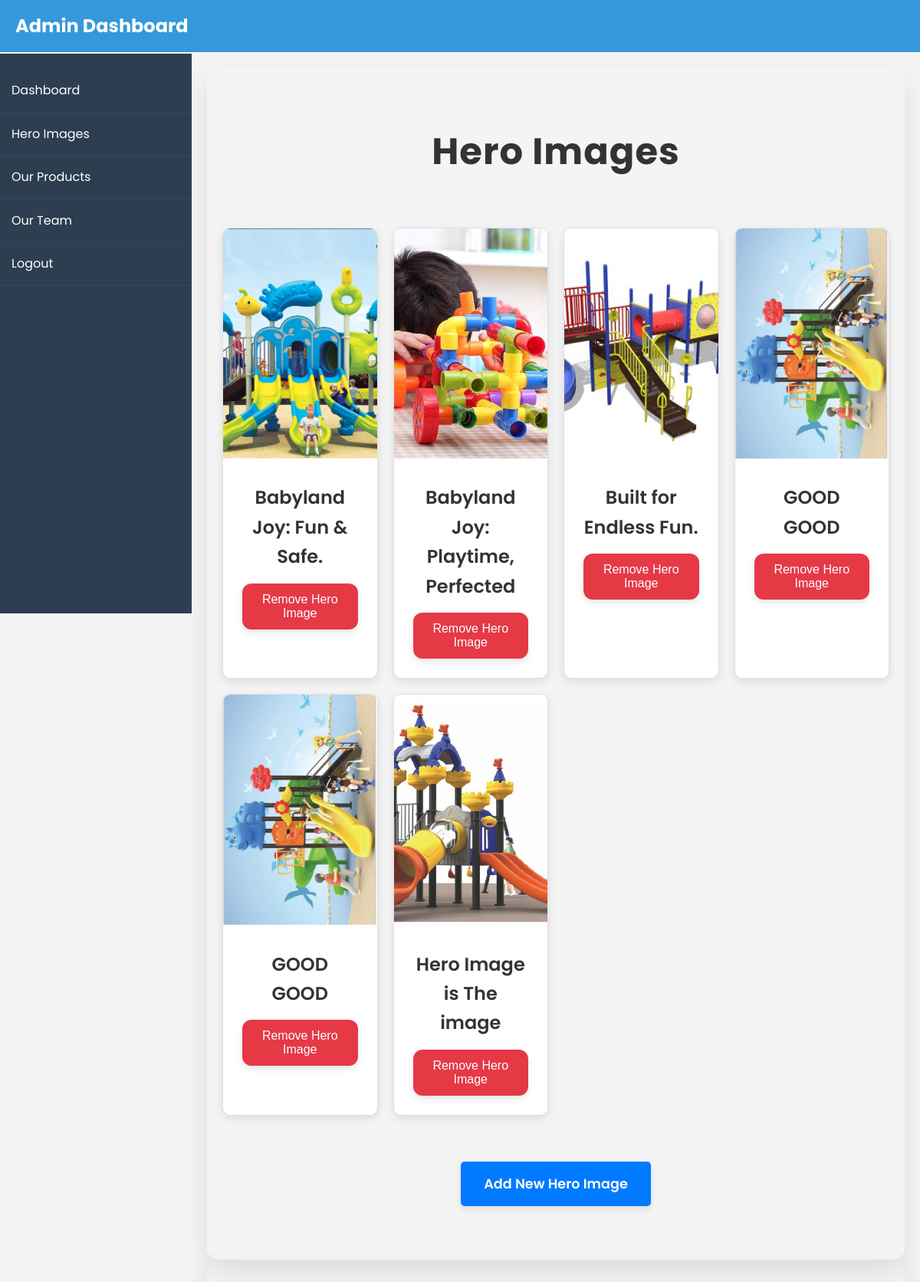
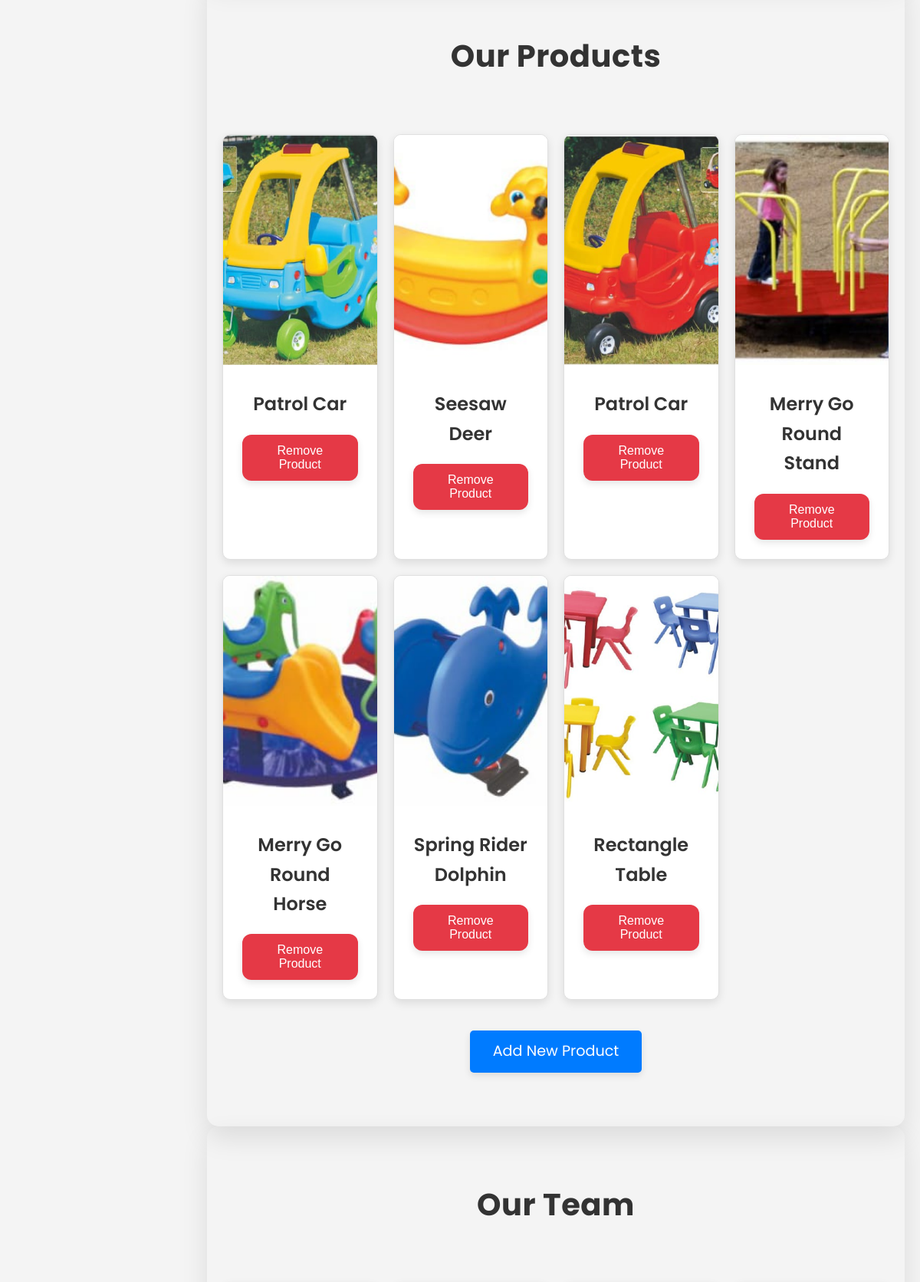
The page /products/dashboard/ (signed in, upper part) on the database its author committed (2 pictures, top to bottom).
### products/models.py (models this page shows, shortened)
class HeroImage(models.Model):
    image = models.ImageField(upload_to="hero_images/")
    caption = models.CharField(max_length=255, blank=True, null=True)

class Product(models.Model):
    name = models.CharField(max_length=200)
    model_no = models.CharField(max_length=100,default='UNKNOWN')  # Unique Model Number
    size = models.CharField(max_length=50, blank=True, null=True)  # Optional Size
    price = models.DecimalField(max_digits=10, decimal_places=2)
    image = models.ImageField(upload_to="product_images/")

### products/views.py (the view)
# urls.py: path('dashboard/', dashboard, name='dashboard'),
def dashboard(request):
    print(f"Dashboard Session Key: {request.session.session_key}")
    print(f"Dashboard User: {request.user}, Is Superuser: {request.user.is_superuser}")
    print(f"User: {request.user}, Is Superuser: {request.user.is_superuser}")
    if not (request.user.is_superuser):
        return redirect('/')  # Redirect unauthorized users to the home page
    products = Product.objects.all()
    hero_images = HeroImage.objects.all()
    team_members = TeamMember.objects.all()
    return render(request, 'products/dashboard.html', {
        'products': products,
        'hero_images': hero_images,
        'team_members': team_members,
    })

### products/templates/products/dashboard.html (shortened to what this page needs)
{% extends 'products/base_generic.html' %}
{% load static %}
{% block css %}
<link rel="stylesheet" href="{% static 'css/dashboard.css' %}">
{% endblock %}
{% block content %}
<section class="hero-image mb-5" id="hero-images">
    <div class="hero-container text-center">
        <h2 class="mb-4">Hero Images</h2>
        {% if hero_images %}
        <div class="grid-container">
            {% for hero_image in hero_images %}
            <div class="card">
                <img src="{{ hero_image.image.url }}" alt="{{ hero_image.caption }}" class="card-img-top img-fluid">
                <div class="card-body">
                    <h5 class="card-title">{{ hero_image.caption }}</h5>
                    <form action="{% url 'remove_item' item_id=hero_image.id %}" method="POST">
                        <button type="submit" class="btn btn-danger btn-sm w-100">Remove Hero Image</button>
                    </form>
                </div>
            </div>
            {% endfor %}
        </div>
        {% else %}
        <p>No hero images available.</p>
        {% endif %}
        <a href="{% url 'add_hero_image' %}" class="btn btn-primary btn-lg mt-4">Add New Hero Image</a>
    </div>
</section>
<section class="products-section" id="our-products">
    <h2 class="text-center mb-4">Our Products</h2>
    <div class="grid-container">
        {% for product in products %}
        <div class="card">
            <img src="{{ product.image.url }}" alt="{{ product.name }}" class="card-img-top img-fluid">
            <div class="card-body">
                <h5 class="card-title">{{ product.name }}</h5>
                <form action="{% url 'remove_item' item_id=product.id %}" method="POST">
                    <button type="submit" class="btn btn-danger btn-sm w-100">Remove Product</button>
                </form>
            </div>
        </div>
        {% empty %}
        <p>No products available.</p>
        {% endfor %}
    </div>
    <div class="text-center mt-4">
        <a href="{% url 'add_product' %}" class="btn btn-primary btn-lg">Add New Product</a>
    </div>
</section>
<section class="team-members-section mt-5" id="our-team">
    <h2 class="text-center mb-4">Our Team</h2>
    <div class="grid-container">
    </div>
</section>
{% endblock %}

### products/static/css/base_generic.css (style rules this page uses)
* { margin: 0; padding: 0; box-sizing: border-box; }
html, body { display: flex; flex-direction: column; min-height: 100vh; font-family: 'Poppins', sans-serif; background-color: #f4f4f4; color: #333; line-height: 1.6; scroll-behavior: smooth; }

### products/static/css/logout_modal.css (style rules this page uses)
.btn { padding: 14px 28px; font-size: 16px; border: none; border-radius: 50px; cursor: pointer; text-decoration: none; transition: background 0.3s, transform 0.2s; }

### products/static/css/dashboard.css (style rules this page uses)
.hero-image, .products-section, .team-members-section { background: none; padding: 70px 20px; text-align: center; border-radius: 15px; box-shadow: 0 15px 35px rgba(0, 0, 0, 0.1); }
.hero-container h2 { font-size: 3rem; font-weight: 700; margin-bottom: 20px; letter-spacing: 1px; }
.grid-container { display: grid; grid-template-columns: repeat(auto-fit, minmax(250px, 1fr)); gap: 20px; padding: 40px 0; }
.card { background-color: #fff; border-radius: 10px; overflow: hidden; transition: transform 0.3s ease, box-shadow 0.3s ease; box-shadow: 0 4px 12px rgba(0, 0, 0, 0.1); border: 1px solid #e0e0e0; }
.card-img-top { width: 100%; height: 250px; object-fit: cover; transition: opacity 0.3s ease; }
.card-body { padding: 25px; }
.card-title { font-size: 1.5rem; font-weight: 600; color: #333; margin-bottom: 15px; transition: color 0.3s ease; }
.btn { padding: 12px 25px; font-size: 1rem; border: none; cursor: pointer; transition: background-color 0.3s ease; border-radius: 5px; display: inline-block; text-align: center; border-radius: 12px; }
.btn-primary { background-color: #007bff; color: white; box-shadow: 0 4px 10px rgba(0, 0, 0, 0.1); border-radius: 12px; }
.btn-danger { background-color: #e53946; color: white; box-shadow: 0 4px 10px rgba(0, 0, 0, 0.1); }
.btn-lg { font-size: 1.2rem; }
.w-100 { width: 100%; }
a { text-decoration: none; color: inherit; transition: color 0.3s ease; border-radius: 12px; }
.text-center { text-align: center; }
h2 { font-size: 2.5rem; margin-bottom: 30px; font-weight: 700; letter-spacing: 0.5px; color: #333; }
.text-center a { font-size: 1.2rem; padding: 12px 30px; border-radius: 5px; background-color: #007bff; color: white; transition: background-color 0.3s ease; }
.hero-container a { font-size: 1.1rem; font-weight: 600; padding: 15px 30px; background-color: #007bff; color: white; border-radius: 5px; text-decoration: none; box-shadow: 0 4px 10px rgba(0, 0, 0, 0.1); margin-top: 20px; display: inline-block; transition: background-color 0.3s ease; }
@media (min-width: 1200px) { .grid-container { grid-template-columns: repeat(4, 1fr); } }
@media (min-width: 1200px) { .card-img-top { height: 300px; } }

### rows shown on the page
HeroImage: image (picture), caption "Babyland Joy: Fun & Safe."
HeroImage: image (picture), caption "Babyland Joy: Playtime, Perfected"
HeroImage: image (picture), caption "Built for Endless Fun."
HeroImage: image (picture), caption "GOOD GOOD"
HeroImage: image (picture), caption "GOOD GOOD"
HeroImage: image (picture), caption "Hero Image is The image"
Product: image (picture), name "Patrol Car"
Product: image (picture), name "Seesaw Deer"
Product: image (picture), name "Patrol Car"
Product: image (picture), name "Merry Go Round Stand"
Product: image (picture), name "Merry Go Round Horse"
Product: image (picture), name "Spring Rider Dolphin"
Product: image (picture), name "Rectangle Table"
